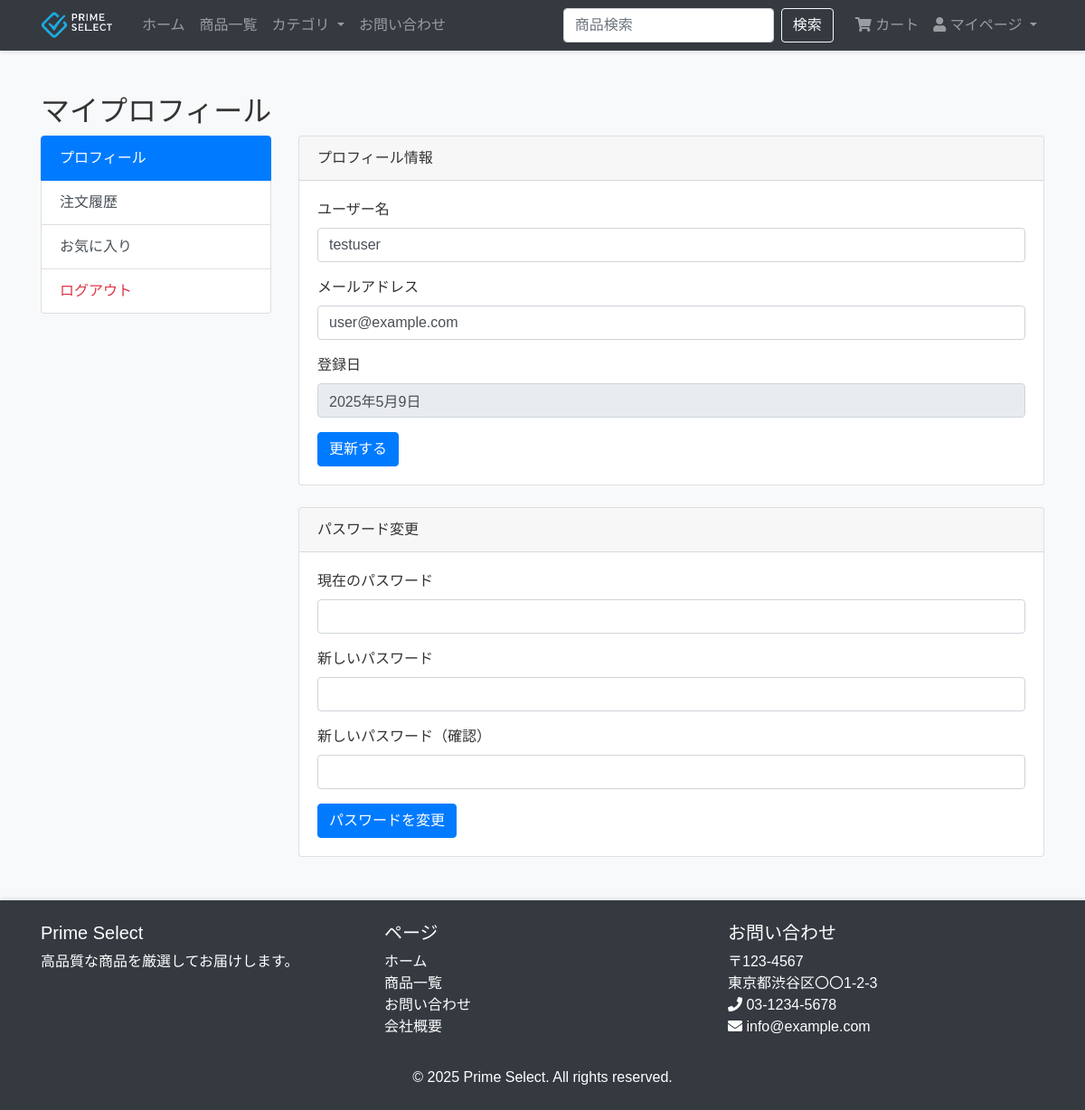
The app's page /profile.php (signed in) with its own data.
### tables this page shows
CREATE TABLE `users` (
  `id` int(11) NOT NULL,
  `username` varchar(100) NOT NULL,
  `email` varchar(100) NOT NULL,
  `password` varchar(255) NOT NULL,
  `is_admin` tinyint(1) DEFAULT 0,
  `created` datetime DEFAULT current_timestamp()
);

### classes/User.php (called while the page is built, shortened)
<?php
class User {
    private $conn;
    private $table_name = "users";
    public $id;
    public function __construct($db) {
        $this->conn = $db;
    }
    public function getUser() {
        $query = "SELECT id, username, email, created FROM " . $this->table_name . " WHERE id = ? LIMIT 0,1";
        $stmt = $this->conn->prepare($query);
        $stmt->bindParam(1, $this->id);
        $stmt->execute();
        $row = $stmt->fetch(PDO::FETCH_ASSOC);
        if($row) {
            $this->username = $row['username'];
            $this->email = $row['email'];
            $this->created = $row['created'];
        }
    }
}
?>

### profile.php (the view, shortened to what this page needs)
<?php
include_once "classes/User.php";
$database = new Database();
$db = $database->getConnection();
$user = new User($db);
$user->id = $_SESSION['user_id'];
$user->getUser();
include_once "templates/header.php";
?>
<div class="container mt-5">
    <h2>マイプロフィール</h2>
    <div class="row">
        <div class="col-md-3">
            <div class="list-group">
                <a href="profile.php" class="list-group-item list-group-item-action active">プロフィール</a>
                <a href="orders.php" class="list-group-item list-group-item-action">注文履歴</a>
                <a href="wishlist.php" class="list-group-item list-group-item-action">お気に入り</a>
                <a href="logout.php" class="list-group-item list-group-item-action text-danger">ログアウト</a>
            </div>
        </div>
        <div class="col-md-9">
            <div class="card mb-4">
                <div class="card-header">プロフィール情報</div>
                <div class="card-body">
                    <form method="post">
                        <div class="form-group">
                            <label for="username">ユーザー名</label>
                            <input type="text" class="form-control" id="username" name="username" value="<?php echo $user->username; ?>" required>
                        </div>
                        <div class="form-group">
                            <label for="email">メールアドレス</label>
                            <input type="email" class="form-control" id="email" name="email" value="<?php echo $user->email; ?>" required>
                        </div>
                        <div class="form-group">
                            <label for="created">登録日</label>
                            <input type="text" class="form-control" id="created" value="<?php echo date('Y年n月j日', strtotime($user->created)); ?>" readonly>
                        </div>
                        <button type="submit" name="update_profile" class="btn btn-primary">更新する</button>
                    </form>
                </div>
            </div>
            <div class="card">
                <div class="card-header">パスワード変更</div>
                <div class="card-body">
                    <form method="post">
                        <div class="form-group">
                            <label for="current_password">現在のパスワード</label>
                            <input type="password" class="form-control" id="current_password" name="current_password" required>
                        </div>
                        <div class="form-group">
                            <label for="new_password">新しいパスワード</label>
                            <input type="password" class="form-control" id="new_password" name="new_password" required>
                        </div>
                        <div class="form-group">
                            <label for="confirm_password">新しいパスワード（確認）</label>
                            <input type="password" class="form-control" id="confirm_password" name="confirm_password" required>
                        </div>
                        <button type="submit" name="change_password" class="btn btn-primary">パスワードを変更</button>
                    </form>
                </div>
            </div>
        </div>
    </div>
</div>
<?php include_once "templates/footer.php"; ?>

### assets/css/style.css (style rules this page uses)
body { font-family: 'Hiragino Kaku Gothic Pro', 'ヒラギノ角ゴ Pro W3', Meiryo, メイリオ, Osaka, 'MS PGothic', arial, helvetica, sans-serif; color: #333; background-color: #f8f9fa; }
.card { transition: transform 0.3s, box-shadow 0.3s; }
.btn-primary { background-color: #007bff; border-color: #007bff; }

### records on screen
users: username "testuser", email "user@example.com", created "2025年5月9日"
